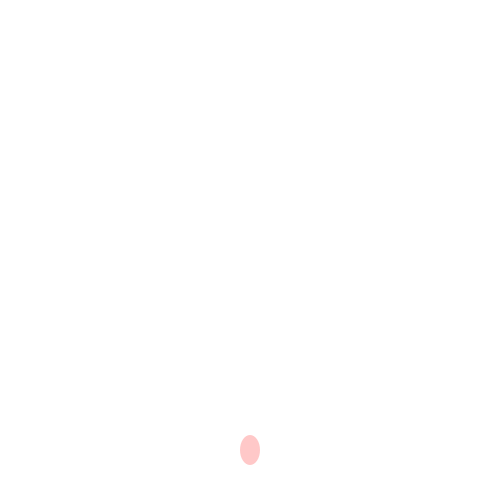
Frame 1 (no input)
Frame 60 (the mouse pressed at the canvas centre just before this capture): identical to frame 1, image omitted
Frame 120 (the mouse held since frame 60 and released just before this capture): identical to frame 1, image omitted

The Processing sketch that drew this single still picture (run headless with seeded random() and noise(); from frame 60 on, the mouse is pressed at the canvas centre):

// Processing sketch: EggGame_Player_Physics
// ── EggGame_Player_Physics.pde
boolean newletter;
boolean direction;
boolean jump;
float velocity;
float velocityconst;
Player player;

class Player {
    color c;
    float xpos;
    float ypos;
    float xspeed;

    Player(color clr, float xPos, float yPos, float xSpeed) {
        c = color(255, 200, 200);
        xpos = width/2;
        ypos = 450;
        xspeed = xSpeed;
    }

    void display() {
        rectMode(CENTER);
        noStroke();
        fill(c);
        ellipse(xpos,ypos,20,30);
    }

    void drive(boolean dir) {
        if ((xpos + xspeed) > width && (dir)) {
            float remainder = float(width) - xpos;
            xpos = 0 + (xspeed - remainder);
        } else if ((xpos - xspeed) < 0 && !(dir)) {
            float remainder = xpos - 0;
            xpos = width - (xspeed - remainder);
        } else {
            if (dir) xpos += xspeed;
            else xpos -= xspeed;
        }
    }

    void jump() {
        velocity = velocity + 0.25;
        if(ypos + velocity > (height)) {
            ypos = 600;
            jump = false;
            velocity = velocityconst;
        } else {
            ypos += velocity;
        }
    }
}

void setup() {
    size(500,500);
    player = new Player(color(255,0,0),0,height/2,5);
    velocityconst = -8.0;
    velocity = velocityconst;
}

void draw() {
    background(255);

    println(newletter, " ", jump);
    if(newletter == true) {
      player.drive(direction);
    }
    if(jump == true) {
        player.jump();
    }

    player.display();
}

void keyPressed()
{
    if(key == 'A' || key == 'a') {
        direction = false;
        newletter = true; 
    } else if (key == 'D' || key == 'd') {
        direction = true;
        newletter = true;
    }

    if (key == ' ' || key == ' ') {
        jump = true;
    } 
}

void keyReleased()
{
    if (key == 'A' || key == 'a' || key == 'D' || key == 'd') {
        newletter = false;
    }
}
